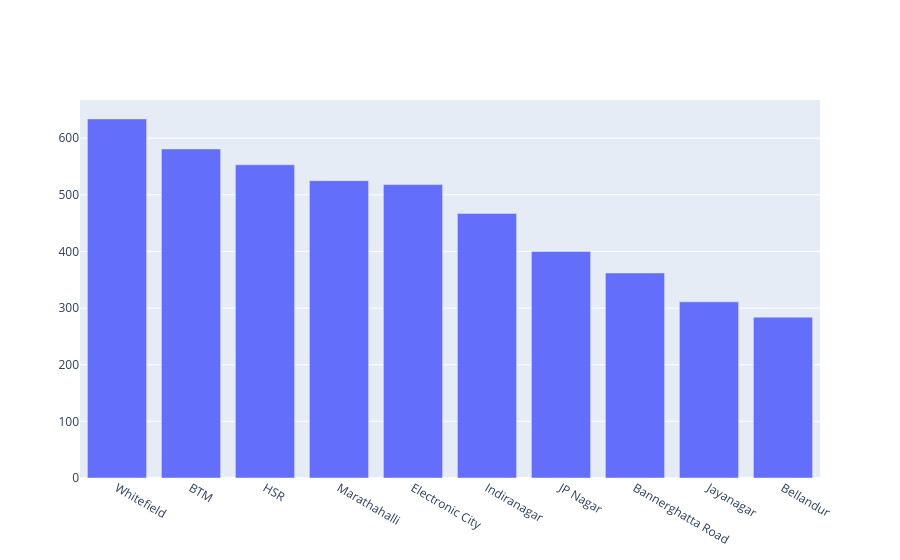

Notebook code cell kept with this figure:
### Code cell
iplot([trace1])

### Figure 1 — Plotly figure (JSON) as saved in the notebook; plotly's stock layout.template omitted (floating-point values rounded to 4 significant figures)
{"data": [{"name": "priority", "type": "bar", "x": ["Whitefield", "BTM", "HSR", "Marathahalli", "Electronic City", "Indiranagar", "JP Nagar", "Bannerghatta Road", "Jayanagar", "Bellandur"], "y": [634, 581, 553, 525, 518, 467, 400, 362, 311, 284]}], "layout": {}}
